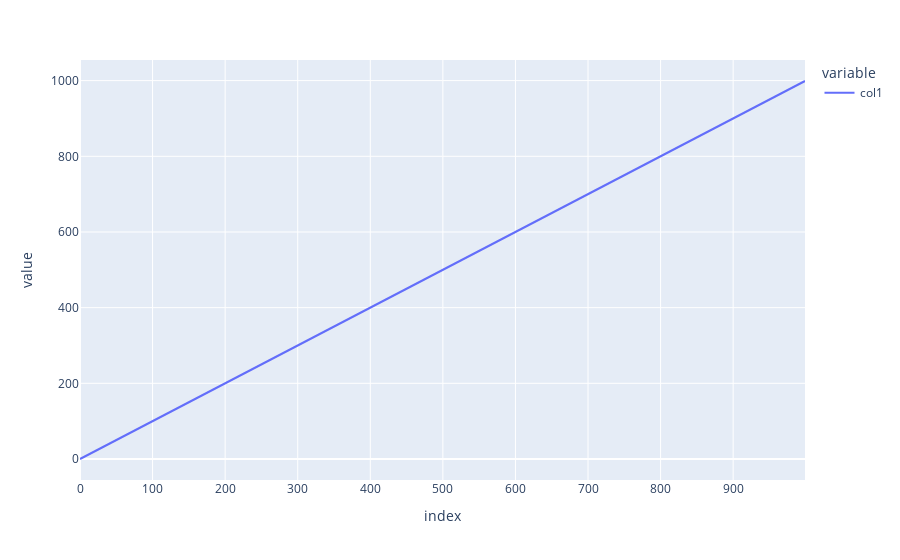

Source (notebook cell):
### Markdown cell above
## Creating a figure from the dataset

### Code cell
%%stage --name plot \
    --environment main \
    --dep get-data:df:parquet:pandas \
    --out fig --out-path figures/plot.png \
    --out-type figure \
    --out-title "A plot of the data" \
    --out-desc "This is a plot of the data."

import os

os.makedirs("figures", exist_ok=True)

fig = df.plot(backend="plotly")
fig.write_image("figures/plot.png")
fig

### Figure 1 — Plotly figure (JSON) as saved in the notebook; plotly's stock layout.template omitted (floating-point values rounded to 4 significant figures; data arrays with more than 128 entries replaced by an {"elided": "..."} marker saying what was removed)
{"data": [{"hovertemplate": "variable=col1<br>index=%{x}<br>value=%{y}<extra></extra>", "legendgroup": "col1", "line": {"color": "#636efa", "dash": "solid"}, "marker": {"symbol": "circle"}, "mode": "lines", "name": "col1", "orientation": "v", "showlegend": true, "type": "scatter", "x": {"elided": "1000 int values"}, "xaxis": "x", "y": {"elided": "1000 int values"}, "yaxis": "y"}], "layout": {"legend": {"title": {"text": "variable"}, "tracegroupgap": 0}, "margin": {"t": 60}, "xaxis": {"anchor": "y", "domain": [0.0, 1.0], "title": {"text": "index"}}, "yaxis": {"anchor": "x", "domain": [0.0, 1.0], "title": {"text": "value"}}}}
